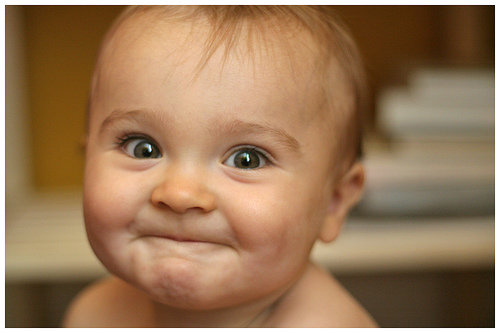
#> input picture assets/images/smile.jpg, 500 x 333 px, found by its file name
$ python threshold_from_scratch.py
#> lines starting #> are read from the running program, lines starting #| are printed output that depends on the picture; after the words box and inside, x2 and y2 are one past the last pixel; in counts of white or black regions, pixels touching at a corner belong together
import cv2
import math as m
import numpy as np
from matplotlib import pyplot as plt

"""
    Script for calc the brightness of an image
"""

CONSTANT = 128
"""
    This function read an image
"""
def readi(path, typer = "color"):
#> called with path = '../../assets/images/smile.jpg', typer = 'gray'
    if typer == "color":
        return cv2.imread(path, 1)
    elif typer == "gray":
        return cv2.imread(path, 0)
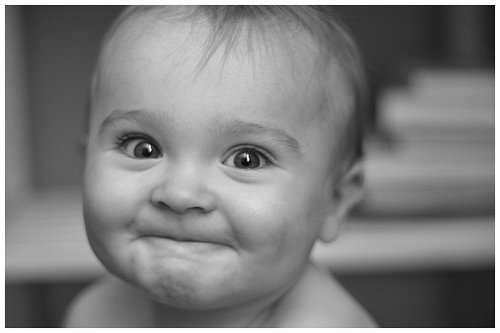
#> returned value: shape (333, 500); min 0, max 255, mean 126.5


def threshold(img):
    dimx, dimy = img.shape[0], img.shape[1]
#> dimx = 333; dimy = 500
    img_umbr = np.zeros((dimx, dimy), np.uint8) #imagen umbralizada
    img_inv = np.zeros((dimx, dimy), np.uint8) #imagen invertida
    img_max = np.zeros((dimx, dimy), np.uint8) #Imagen de maximos entre la original y la umbralizada
    img_and_umbr_inv = np.zeros((dimx, dimy), np.uint8) #Imagen result of and between img_umbr y img_inv
    img2  = np.zeros((dimx, dimy), np.uint8)

    for x in range(dimx):
        for y in range(dimy):
           val = img[x,y]
           img_umbr[x,y] = 255 if val > CONSTANT else 0
           img_inv[x,y] = 255  - val
           img_max[x,y] = max(img[x,y], img_umbr[x,y])
           img_and_umbr_inv[x,y] = max(img_inv[x,y], img_umbr[x,y]) - min (img_inv[x,y],img_umbr[x,y])
           img2[x,y] = min(img_inv[x,y],img[x,y])
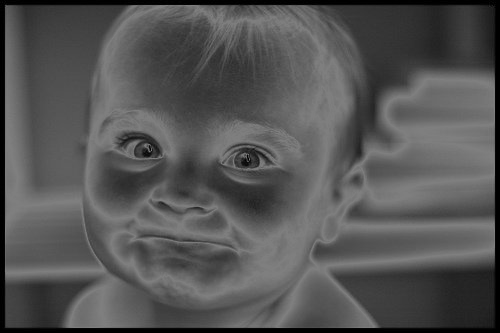
#> img2: shape (333, 500); min 0, max 127, mean 84.8
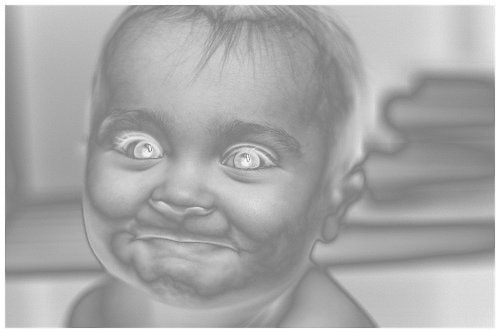
#> img_and_umbr_inv: shape (333, 500); min 127, max 255, mean 170.2
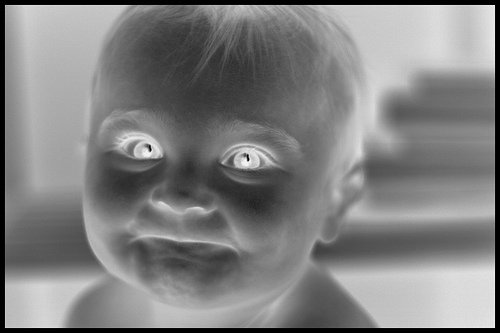
#> img_inv: shape (333, 500); min 0, max 255, mean 128.5
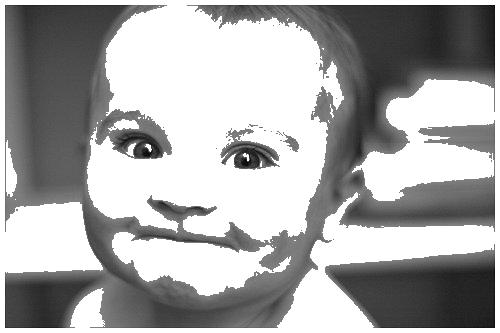
#> img_max: shape (333, 500); min 0, max 255, mean 168.3
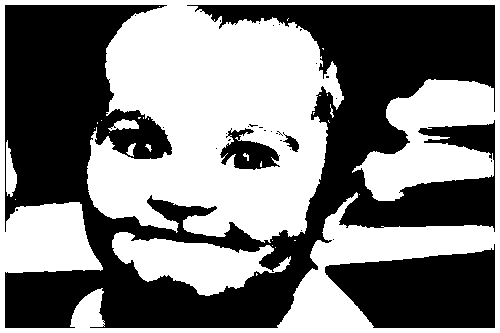
#> img_umbr: shape (333, 500); 49.1% white; 30 white regions (22 under 20 px), largest, box (x1, y1, x2, y2) and area: (0, 0, 500, 333) 75204, (112, 232, 291, 296) 5828, (6, 140, 17, 197) 386


    plt.subplot(331), plt.imshow(img, cmap='gray'), plt.title('Original')
    plt.subplot(332), plt.imshow(img_umbr, cmap='gray'), plt.title('Img umbralizada')
    plt.subplot(333), plt.imshow(img_inv, cmap='gray'), plt.title('Img Invertida')
    plt.subplot(334), plt.imshow(img_max, cmap='gray'), plt.title('Img MAX(ORI, UMB')
    plt.subplot(335), plt.imshow(img_and_umbr_inv, cmap='gray'), plt.title('max(inv-umbr)')
    plt.subplot(336), plt.imshow(img2, cmap='gray'), plt.title('img  - inv')

    plt.subplots_adjust(top=0.95, bottom=0.05, left=0.10, right=0.95, hspace=0.25, wspace=0.35)

    plt.show()

if __name__  == "__main__":
    img = readi("../../assets/images/smile.jpg", "gray")
    threshold(img)
